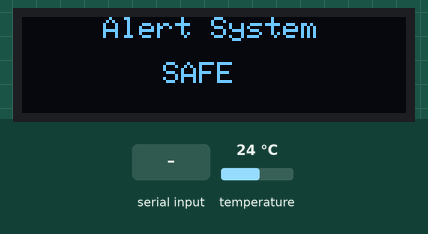
The sketch below on a simulated Arduino Pro Mini, built with avr-gcc and run on an emulated ATmega328P. Shown: 128×32 one-colour display. The inputs (shaded band) are chosen by the test bench; at power-on: temperature 24 °C. What the sketch prints to the serial monitor is not drawn.

Above: at 1.2 s.
1.3 s: byte 2 (2) received over Serial
At 2.0 s:
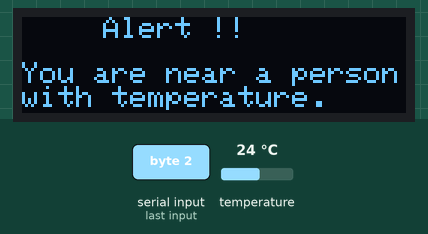
Timing chart, 0 to 4.3 s (numbered marks = the images above; inputs shaded):
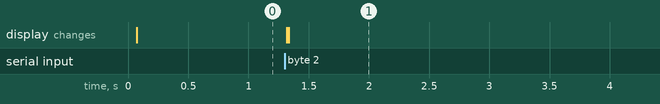

Measured:
- after the input at 1.3 s, the display: first changes at once (image 1 shows a later state)

The sketch:

Pro_mini_code.ino
```cpp
//Code for Arduino Pro Mini


#include <Wire.h>
#include <Adafruit_GFX.h>
#include <Adafruit_SSD1306.h>
#include <Adafruit_AMG88xx.h>

#define SCREEN_WIDTH 128 // OLED display width, in pixels
#define SCREEN_HEIGHT 32 // OLED display height, in pixels

Adafruit_SSD1306 display1(SCREEN_WIDTH, SCREEN_HEIGHT, &Wire, -1);

Adafruit_AMG88xx amg;

//SoftwareSerial mySerial(); // Rx, Tx

int D = 0;

void setup() {
  Serial.begin(115200);

  if (!amg.begin(0x69))
  {
    Serial.println("Could not find a valid AMG88xx sensor, check wiring!");
    while (1);
  }

  if(!display1.begin(SSD1306_SWITCHCAPVCC, 0x3C)) { // Address 0x3D for 128x64
    Serial.println(F("SSD1306 allocation failed"));
    for(;;);
  }

  display1.clearDisplay();
}

void loop() {

  display1.display();
  display1.setTextSize(1);
  display1.setCursor(27, 0);
  display1.setTextColor(WHITE);
  display1.println("Alert System");

  Serial.println(amg.readThermistor());

  if (amg.readThermistor() >= 25)
  {
    Serial.write(1);
    delay(10000);
  }
  D = 0;
  D = Serial.read();
  if (D == 2)
  {
    display1.clearDisplay();

    display1.display();
    display1.setTextSize(1);
    display1.setCursor(27, 0);
    display1.setTextColor(WHITE);
    display1.println("Alert !!");

    display1.setTextSize(1);
    display1.setTextColor(WHITE);
    display1.setCursor(0,15);
    display1.println("You are near a person\nwith temperature.");
    display1.display();
    delay(10000);
    display1.clearDisplay();
    D = 0;
  }
  else
  {
    display1.display();
    display1.setTextSize(1);
    display1.setCursor(47, 15);
    display1.setTextColor(WHITE);
    display1.println("SAFE");
  }

    /*display1.clearDisplay();
    display1.display();
    display1.setTextSize(2);
    display1.setTextColor(WHITE);
    display1.setCursor(20, 0);
    display1.println("ALERT !!");

    display1.setTextSize(1);
    display1.setTextColor(WHITE);
    display1.setCursor(0,15);
    display1.startscrollleft(0x00, 0x0F);
    delay(2000);
    display1.println("You are near a person with temperature.");
    display1.display(); */
}
```
